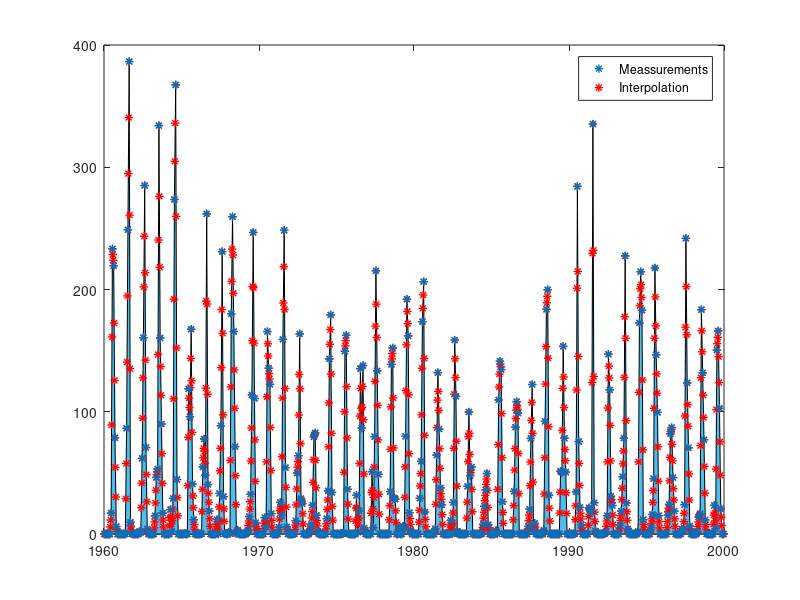

Source code (MATLAB): (Note: this script raises an error after producing the figure.)
%% Clean up and add path
clear; clc;
close all;
addpath('../functions', '../data')
load proj23.mat
%% Initial Plot
city = ElGeneina;
figure()
area(city.rain_org_t, city.rain_org, 'FaceColor','#4DBEEE')
hold on
pl1 = plot(city.rain_t, city.rain,'*', 'color', 'r','LineWidth',1);
hold on
pl2 = plot(city.rain_org_t, city.rain_org,'*', 'color', '#0072BD','LineWidth',1);
lgd = legend([pl2 pl1], {'Meassurements', 'Interpolation'});
fontsize(lgd,12,'points')
xlabel('Time')
ylabel('Rain')
title('Rain plot')
rain = city.rain_org;

%% Find idxs for splits and set initial states
len = length(city.nvdi);
idx_model_nvdi = 1:round(0.75*len);
idx_validation_nvdi = round(0.75*len) + 1 : round(0.9*len);
idx_test_nvdi = round(0.9*len + 1 : len);
tt = city.nvdi_t;

last_t = tt(length(idx_model_nvdi)); % Use only model data for reconstruction
last_rain_rec = find(last_t - city.rain_org_t < 0 & last_t - city.rain_org_t > -0.1);

% Only same time as modelling for these params
y = city.rain_org(1:last_rain_rec);
N = length(y);
rain_init = zeros(3,N);
rain_init(1,:) = y./3;  
rain_init(2,:) = y./3;
rain_init(3,:) = y./3;

%% Estimating parameters with Kalman Filter
windowsize = 20;
a1 = 0.5;%0.999999; % Intial AR param estimate
converged = false;
converged_2 = false;
convergence_counter = 0;
while converged_2 == false % Update Ar 20 time
    if(converged) % If on last iteration, use all available data to reconstruct
        converged_2 = true;
        y = city.rain_org(1:end);
        N = length(y);
        rain_init = zeros(3,N);
        rain_init(1,:) = y./3;  
        rain_init(2,:) = y./3;
        rain_init(3,:) = y./3;
    end
    A =[-a1.^3 0 0;a1.^2 0 0; -a1 0 0];
    Z = [1 -a1 a1^2; 0 1 -a1; 0 0 1];
    at = zeros(N,1);
    Rw    = 1e-2;                                      % Measurement noise covariance matrix, R_w. Note that Rw has the same dimension as Ry.
    Re    = eye(3)*1e2;%10e-1                        % System noise covariance matrix, R_e. Note that Re has the same dimension as Rx_t1.
    Re = Z*Re*transpose(Z);
    Rx_t1 = eye(3)*1e2; %correct?                             % Initial covariance matrix, V0 = R_{1|0}^{x,x}
    e_hat  = zeros(N,1);                             % Estimated one-step prediction error.
    xt    = rain_init;                         % Estimated states. Intial state, x_{1|0} = 0.
    yhat  = zeros(N,1);                             % Estimated output.
    xStd  = zeros(3,N);                         % Stores one std for the one-step prediction.
    for t=2 :N                                       
        % Update the predicted state and the time-varying state vector.
        x_t1 = A*xt(:,t-1);                         % x_{t|t-1} = A x_{t-1|t-1}
        C    = [1 1 1];     % Use earlier prediction errors as estimate of e_t.
        
        % Update the parameter estimates.
        Ry = C*Rx_t1*C' + Rw;                       % R_{t|t-1}^{y,y} = C R_{t|t-1}^{x,x} + Rw
        Kt = Rx_t1*C'/Ry;                           % K_t = R^{x,x}_{t|t-1} C^T inv( R_{t|t-1}^{y,y} )
        yhat(t) = C*x_t1;                           % One-step prediction, \hat{y}_{t|t-1}.
        e_hat(t) = y(t)-yhat(t);                     % One-step prediction error, \hat{e}_t = y_t - \hat{y}_{t|t-1}
        xt(:,t) = x_t1 + Kt*( e_hat(t) );            % x_{t|t}= x_{t|t-1} + K_t ( y_t - Cx_{t|t-1} ) 
        
        if (any(xt(:,t) < 0))
            target_sum = sum(xt(:,t)); % The sum that needs to be maintained
            new_data = max(xt(:,t), 0);

            % Scale the new data to ensure the sum matches the target sum
            scale_factor = target_sum / sum(new_data);
            xt(:,t) = new_data * scale_factor;
        end

        % Update the covariance matrix estimates.
        Rx_t  = Rx_t1 - Kt*Ry*Kt';                  % R^{x,x}_{t|t} = R^{x,x}_{t|t-1} - K_t R_{t|t-1}^{y,y} K_t^T
        Rx_t1 = A*Rx_t*A' + Re;                     % R^{x,x}_{t+1|t} = A R^{x,x}_{t|t} A^T + Re
    
        % Estimate a one std confidence interval of the estimated parameters.
        % This is only for the plots.
        xStd(:,t) = sqrt( diag(Rx_t) );            % This is one std for each of the parameters for the one-step prediction.    
    end
    
    if converged_2 == false
        xtemp = flip(xt,1);
        data = iddata(xtemp(:)); % All x data, should be AR
        model_init = idpoly([1 a1], [], []) ;
        model_armax_1 = pem(data , model_init);
        present(model_armax_1)
        if a1 == model_armax_1.A(2)
            converged = true; % We have converged
            final_a1 = a1
        else
            a1 = model_armax_1.A(2) % New Ar parameter, update and loop
            convergence_counter = convergence_counter +1;
        end
    end
end

%% Reconstruct 
rain_rec = flip(xt,1); % DISCUSS THIS
rain_reconstructed = rain_rec(:);
rain_reconstructed = [rain_reconstructed(2:end); 0];
% With Provided time vector
tt = city.rain_t;

std_rec = flip(xStd,1); % DISCUSS THIS
std_reconstructed = std_rec(:);
std_reconstructed = [std_reconstructed(2:end); std_reconstructed(end)];

%% Viz for Project
figure()
area(ElGeneina.rain_org_t, ElGeneina.rain_org, 'FaceColor','#9eed34')
hold on
area(tt, rain_reconstructed, 'FaceColor','#4DBEEE')
hold on
plot(tt, rain_reconstructed,'*', 'color', '#0072BD','LineWidth',1)
hold on
plot(ElGeneina.rain_org_t, ElGeneina.rain_org,'*', 'color', '#395c0a','LineWidth',1)
lgd = legend('Original Rain', 'Reconstructed Rain');
fontsize(lgd,11,'points')
xlabel('Time')
ylabel('Rain')
%xlim([tt(14),tt(31)])
%ylim([0, 250])
title('Reconstructed Rain')
%plotWithConf( 1:3*N, rain_reconstructed, std_reconstructed);
%% Compare sums
sums = zeros(480, 1);
sums(1) = 0;
counter = 2;
for i=3:3:length(rain_reconstructed)-2
    sums(counter) = rain_reconstructed(i) + rain_reconstructed(i+1) + rain_reconstructed(i+2);
    counter = counter +1;
end
diff = sums - city.rain_org;
sum(abs(diff)) % Should be close to 0.
%% Plot
nvdi = 2.*(city.nvdi./255) -1; %log?

nvdi_t = city.nvdi_t;
figure();
plot(nvdi_t, nvdi)
xlabel('Time')
ylabel('NVDI')
title('NVDI Data and Split')

plotACFnPACF(nvdi, 100, 'data');

%%
model_t = nvdi_t(idx_model_nvdi);
validation_t = nvdi_t(idx_validation_nvdi);
test_t = nvdi_t(idx_test_nvdi);

model_nvdi = nvdi(idx_model_nvdi);
%model_nvdi_log = log(model_nvdi - min(model_nvdi) +0.09);
validation_nvdi = nvdi(idx_validation_nvdi);
%validation_nvdi_log = log(validation_nvdi - min(model_nvdi) +0.09);
test_nvdi = nvdi(idx_test_nvdi);
%test_nvdi_log = log(test_nvdi - min(model_nvdi) +0.09);

figure();
plot(model_t, model_nvdi, 'LineWidth',1.2)
hold on
plot([model_t(end); validation_t], [model_nvdi(end); validation_nvdi], 'LineWidth',1.2)
hold on;
plot([validation_t(end); test_t], [validation_nvdi(end); test_nvdi], 'LineWidth',1.2)
lgd = legend('Model', 'Validation', 'Test');
fontsize(lgd,12,'points')
xlabel('Time')
ylabel('NVDI')
title('NVDI Data and Split')

figure; 
lambda_max = bcNormPlot(model_nvdi,1)
%% Remove deterministic trend WRONG ONLY ON MODEL DATA
mdl = fitlm(model_t, model_nvdi)
intercept = mdl.Coefficients(1,1).Estimate;
slope = mdl.Coefficients(2,1).Estimate;
nvdi_no_trend = model_nvdi- (model_t.*slope + intercept);
nvdi_no_trend_copy = nvdi_no_trend;
figure();
plot(model_t, nvdi_no_trend)
plotACFnPACF(nvdi_no_trend, 40, 'data');
figure; 
lambda_max = bcNormPlot(nvdi_no_trend,1);
figure();
plot(model_t, nvdi_no_trend)

 
%% Ar(1) with (1+a36 z^-36) and C = 36
nvdi_no_trend_copy(90:100) = nvdi_no_trend(90-36:100-36);
plotACFnPACF(nvdi_no_trend_copy, 100, 'No trend data without outlier');
figure; 
lambda_max = bcNormPlot(nvdi_no_trend_copy + 0.2,1)
title("Box-Cox normality plot")

data = iddata(nvdi_no_trend_copy);
Am = conv([1 0.1 0.1], [1 zeros(1, 35), 0.1]);
Cm = [1 zeros(1, 35),0.1];
model_init = idpoly(Am, [], Cm);
model_init.Structure.a.Free = Am;
model_init.Structure.c.Free = Cm;
model_armax_1 = pem(data , model_init);

e_hat = filter(model_armax_1.A , model_armax_1.C , nvdi_no_trend_copy) ;
e_hat = e_hat(length(model_armax_1.A ) : end ) ;

present(model_armax_1)
[acfEst, pacfEst] = plotACFnPACF(e_hat, 70, 'NVDI Model' );
checkIfNormal(acfEst(2:end), 'ACF' );
checkIfNormal(pacfEst(2:end), 'PACF' );
checkIfWhite(e_hat);

%% PREDICTION: DON'T FORGET TO TRANSFORM TO ORG DOMAIN
% Should take extracare of throwing here!
ks = [1 7];
naive_vals = {};
for i=1:2
    t_predict = cat(1,model_t, validation_t, test_t);
    y = cat(1, model_nvdi, validation_nvdi, test_nvdi);
    y_trend = y - (t_predict.*slope + intercept);
    A = model_armax_1.A;
    C = model_armax_1.C;

    k = ks(i);
    % Naive:
    if(i == 1) % 1 - Step: Use previous value
        y_naive = zeros(1, length(y) +1 );
        y_naive(2: end) = y;
        y_naive = y_naive(1:end - 1);
        ehat_naive = y-y_naive';

        y_naive_val = y_naive(idx_validation_nvdi);
        ehat_naive_val = ehat_naive(idx_validation_nvdi);

        y_naive_test = y_naive(idx_test_nvdi);
        ehat_naive_test = ehat_naive(idx_test_nvdi);

        naive_vals{1}{1} = [y_naive_val' ehat_naive_val];
        naive_vals{1}{2} = [y_naive_test' ehat_naive_test];
    else % 7 - step: Use last years value
        y_naive = zeros(1, length(y) + 36 );
        y_naive(37: end) = y;
        y_naive = y_naive(1:end - 36);
        ehat_naive = y-y_naive';

        y_naive_val = y_naive(idx_validation_nvdi);
        ehat_naive_val = ehat_naive(idx_validation_nvdi);

        y_naive_test = y_naive(idx_test_nvdi);
        ehat_naive_test = ehat_naive(idx_test_nvdi);

        naive_vals{7}{1} = [y_naive_val' ehat_naive_val];
        naive_vals{7}{2} = [y_naive_test' ehat_naive_test];
    end
    
    % Predict
    [Fk, Gk] = polydiv(C, A, k) ;
    yhatk = filter(Gk, C, y_trend) ;
    yhatk = yhatk + (t_predict.*slope + intercept); % Add trend
    ehat = y-yhatk;
    [acfEst, pacfEst] = plotACFnPACF(ehat, 70, append(int2str(k), '-step prediction'));
    checkIfNormal(acfEst(2:end), 'ACF' );
    checkIfNormal(pacfEst(2:end), 'PACF' );
    checkIfWhite(e_hat);

    yhatk_val = yhatk(idx_validation_nvdi);
    ehat_val = ehat(idx_validation_nvdi);
    
    yhatk_test = yhatk(idx_test_nvdi);
    ehat_test = ehat(idx_test_nvdi);

    t_predict_val = t_predict(idx_validation_nvdi);
    y_val = y(idx_validation_nvdi);

    t_predict_test = t_predict(idx_test_nvdi);
    y_test = y(idx_test_nvdi);
    
    % Validation plots
    figure()
    subplot(211)
    plot(t_predict_val,y_val)
    hold on
    plot(t_predict_val, yhatk_val)
    hold on
    plot(t_predict_val, y_naive_val)
    title('NVDI: Validation')
    legend('True data', append(int2str(k), '-step prediction'), 'Naive')

    subplot(212)
    plot(t_predict_val, ehat_val)
    var_ehat_val_norm = var(ehat_val)./var(y_val)
    hold on
    plot(t_predict_val, ehat_naive_val)
    var_ehat_naive__val_norm = var(ehat_naive_val)./var(y_val)
    legend('ehat = y-yhatk', 'naive')

    % Test plots
    figure()
    subplot(211)
    plot(t_predict_test,y_test)
    hold on
    plot(t_predict_test, yhatk_test)
    hold on
    plot(t_predict_test, y_naive_test)
    title('NVDI: Test')
    legend('True data', append(int2str(k), '-step prediction'), 'Naive')

    subplot(212)
    plot(t_predict_test, ehat_test)
    var_ehat_test_norm = var(ehat_test)./var(y_test)
    hold on
    plot(t_predict_test, ehat_naive_test)
    var_ehat_naive_test_norm = var(ehat_naive_test)./var(y_test)
    legend('ehat = y-yhatk', 'naive')
end
%% Examine the data.
% Extract rain for modelling
idx_rain_nvdimodel_dates = find(tt==model_t(1)): find(tt==model_t(1)) + length(nvdi_no_trend) - 1;
x = rain_reconstructed(idx_rain_nvdimodel_dates);
figure(); plot(x)
figure; 
lambda_max = bcNormPlot(x,1)
title("Box-Cox normality plot")
y = nvdi_no_trend; 
% Transform
x = log(x+1);
mean_x = mean(x);
x = (x - mean_x)./20;

% manual inspection
f =figure(); 
subplot(211);
plot(model_t,x); 
ylabel('Input signal')
title('Measured signals')
subplot(212); 
plot(model_t, y ); 
ylabel('Output signal')
xlabel('Time')
figure
[Cxy,lags] = xcorr( y, x, 100, 'coeff' );
stem( lags, Cxy )
hold on
condInt = 2*ones(1,length(lags))./sqrt( length(y) );
plot( lags, condInt,'r--' )
plot( lags, -condInt,'r--' )
hold off
xlabel('Lag')
ylabel('Amplitude')
title('Crosscorrelation between in- and output')
%% Modeling x
figure();

plot(x);
title('Input data');
plotACFnPACF(x, 100, 'Input Data' );

% Model as ARMA(1,2) component
data = iddata(x);

idx = [1 2 12 36 37 38];
arr = zeros(1, idx(end) +1);
arr(idx +1 ) = 1;
Am = arr.*0.3;
Am(1) =1;

idx = [3 36];
arr = zeros(1, idx(end) +1);
arr(idx +1 ) = 1;
Cm = arr.*0.01;
Cm(1) =1;
model_init = idpoly(Am, [], Cm) ;
model_init.Structure.a.Free = Am;
model_init.Structure.c.Free = Cm;

inputModel = pem(data , model_init);

w_t = filter(inputModel.A , inputModel.C , x) ;
w_t = w_t(length(inputModel.A ): end ) ;
var_ex = var(w_t);

eps_t = filter(inputModel.A , inputModel.C , y) ;
eps_t = eps_t(length(inputModel.A ): end ) ;

present(inputModel)
[acfEst, pacfEst] = plotACFnPACF(w_t, 100, 'Input Model' );
checkIfNormal(acfEst(2:end), 'ACF' );
checkIfNormal(pacfEst(2:end), 'PACF' );
checkIfWhite(w_t);

A = inputModel.A;
C = inputModel.C;
%%
n = length(x);
M = 100;
figure()
[Cxy,lags] = xcorr(eps_t, w_t, M, 'coeff' ); %(d,r,s) = (4,2,0)
stem(lags, Cxy)
title ('Crosscorrelation function'), xlabel('Lag')
hold on
plot(-M:M, 2/ sqrt(n) * ones(1, 2*M+1), '--')
plot(-M:M, -2/sqrt(n) * ones(1, 2*M+1) , '--' )
hold off

%%
d=3; r=0; s=0; 
A2 = [1 0.3.*ones(1, r)];
% B = [zeros(1,d) 0.1.*ones(1, s+1)];

idx = [3 5 7 17 31 34];
arr = zeros(1, idx(end) +1);
arr(idx +1 ) = 0.3;
B = arr;

Mi = idpoly([1], [B], [], [], [A2]) ;
Mi.Structure.B.Free = B;

z = iddata(y, x) ;
Mba2 = pem(z, Mi ) ;present(Mba2)
etilde = resid(Mba2, z);
etilde = etilde.y;
etilde = etilde(length(Mba2.B): end);

figure()
[Cxy,lags] = xcorr(etilde, x(length(Mba2.B): end), M, 'coeff' );
stem(lags, Cxy)
title ('Crosscorrelation function'), xlabel('Lag')
hold on
plot(-M:M, 2/ sqrt(n) * ones(1, 2*M+1), '--')
plot(-M:M, -2/sqrt(n) * ones(1, 2*M+1) , '--' )
hold off

%% Model etilde
figure();
plot(etilde);
title('etilde data');
plotACFnPACF(etilde, M, 'Input Data' );

model_init = idpoly([1 1], [], []) ;
model_input = pem(iddata(etilde), model_init);

e_hat = filter(model_input.A , model_input.C , etilde) ;
e_hat = e_hat(length(model_input.A ) : end ) ;

present(model_input)
[acfEst, pacfEst] = plotACFnPACF(e_hat, M, 'AR(1)' );
checkIfNormal(acfEst(2:end), 'ACF' );
checkIfNormal(pacfEst(2:end), 'PACF' );
checkIfWhite(e_hat);

A1 = model_input.A;
C2 = model_input.C;

%% Full BJ Model
Mi = idpoly(1, B, C2, A1, A2) ;
Mi.Structure.D.Free = A1;
Mi.Structure.B.Free = B;

z = iddata(y, x);
MboxJ = pem (z, Mi);
present (MboxJ );

ehat = resid(MboxJ, z).y;
ehat = ehat(length(MboxJ.B): end);

[acfEst, pacfEst] = plotACFnPACF(ehat, M, 'Box-Jenkins');
checkIfNormal(acfEst(2:end), 'ACF' );
checkIfNormal(pacfEst(2:end), 'PACF' );
checkIfWhite(ehat);

figure()
[Cxy,lags] = xcorr(ehat, x(length(MboxJ.B): end), M, 'coeff' );
stem(lags, Cxy)
title ('Cross-correlation function'), xlabel('Lag')
hold on
plot(-M:M, 2/ sqrt(n) * ones(1, 2*M+1), '--')
plot(-M:M, -2/sqrt(n) * ones(1, 2*M+1) , '--' )
hold off
%%
ut = filter( MboxJ.B, MboxJ.F, x);
ut = ut(length(MboxJ.B): end);
var(ut)
var(y(length(MboxJ.B): end))

%%
k = 1;
idx_rain_nvdi_val = find(tt==validation_t(1)): find(tt==validation_t(end)) ;
idx_rain_nvdi_test = find(tt==test_t(1)): find(tt==test_t(end)) ;

x_val = (log(rain_reconstructed(idx_rain_nvdi_val) + 1) - mean_x)./20;
x_test = (log(rain_reconstructed(idx_rain_nvdi_test) + 1) - mean_x)./20;

x_model_val = cat(1, x, x_val);
x_model_val_test = cat(1, x, x_val, x_test);

t_predict_model_val = cat(1,model_t, validation_t);
t_predict_model_val_test = cat(1,model_t, validation_t, test_t);

y_model_val = cat(1, model_nvdi, validation_nvdi);
y_model_val_test = cat(1, model_nvdi, validation_nvdi, test_nvdi);

y_val = y_model_val(idx_validation_nvdi);
y_test = y_model_val_test(idx_test_nvdi);

y_trend_model_val = y_model_val - (t_predict_model_val.*slope + intercept);
y_trend_model_val_test = y_model_val_test - (t_predict_model_val_test.*slope + intercept);

[Fx, Gx] = polydiv( inputModel.C, inputModel.A, k );
xhatk_model_val = filter(Gx, inputModel.C, x_model_val);
xhatk_model_val_test = filter(Gx, inputModel.C, x_model_val_test);

xhatk_val = xhatk_model_val_test(idx_validation_nvdi);
xhatk_test = xhatk_model_val_test(idx_test_nvdi);

ehat_val = x_val - xhatk_val;
ehat_test = x_test - xhatk_test;
ehat_model_val_inp = x_model_val - xhatk_model_val; % need to throw here

t_predict_val = t_predict_model_val_test(idx_validation_nvdi);
t_predict_test = t_predict_model_val_test(idx_test_nvdi);

%modelLim = 400
f = figure();
subplot(211)
plot(t_predict_val, xhatk_val)
title(append(int2str(k), "-step predcition of input on vlaidation data."))
hold on
plot(t_predict_val, x_val)
legend('xhatk', 'x')
subplot(212)
plot(t_predict_val, ehat_val);
legend('ehat')
%exportgraphics(f, "7-stepValInput.png")

f = figure();
subplot(211)
plot(t_predict_test, xhatk_test)
hold on
plot(t_predict_test, x_test)
title(append(int2str(k), "-step predcition of input on test data."))
legend('xhatk', 'x')
subplot(212)
plot(t_predict_test, ehat_test);
legend('ehat')
%exportgraphics(f, "7-stepTestInput.png")

std_xk = sqrt( sum( Fx.^2 )*var_ex ); %NEED TO CHECK THIS
fprintf( 'The theoretical std of the %i-step prediction error is %4.2f.\n', k, std_xk)

%% Form the residual. Is it behaving as expected? Recall, no shift here!
%ehat = ehat(30:end);
[acfEst, pacfEst] = plotACFnPACF(ehat_model_val_inp(20:end), 75, 'Input model prediction');
checkIfNormal(acfEst(2:end), 'ACF' );
checkIfNormal(pacfEst(2:end), 'PACF' );
checkIfWhite(ehat_model_val_inp(20:end));


%% Proceed to predict the data using the predicted input.
% Form the BJ prediction polynomials. In our notation, these are
%   A1 = foundModel.D
%   C1 = foundModel.C
%   A2 = foundModel.F
% 
% The KA, KB, and KC polynomials are formed as:
%   KA = conv( A1, A2 );
%   KB = conv( A1, B );
%   KC = conv( A2, C1 );
%
KA = conv( MboxJ.D, MboxJ.F );
KB = conv( MboxJ.D, MboxJ.B );
KC = conv( MboxJ.F, MboxJ.C );

% Form the ARMA prediction for y_t (note that this is not the same G
% polynomial as we computed above (that was for x_t, this is for y_t).
[Fy, Gy] = polydiv( MboxJ.C, MboxJ.D, k );

% Compute the \hat\hat{F} and \hat\hat{G} polynomials.
[Fhh, Ghh] = polydiv( conv(Fy, KB), KC, k );

% Form the predicted output signal using the predicted input signal.
yhatk_model_val  = filter(Fhh, 1, xhatk_model_val) + filter(Ghh, KC, x_model_val) + filter(Gy, KC, y_trend_model_val);
yhatk_model_val_test  = filter(Fhh, 1, xhatk_model_val_test) + filter(Ghh, KC, x_model_val_test) + filter(Gy, KC, y_trend_model_val_test);

yhatk_val = yhatk_model_val_test(idx_validation_nvdi) + (slope.*t_predict_val + intercept);
yhatk_test = yhatk_model_val_test(idx_test_nvdi) + (slope.*t_predict_test + intercept);

ehat_val = y_val - yhatk_val;
ehat_test = y_test - yhatk_test;
ehat_model_val = y_model_val - (yhatk_model_val + (slope.*t_predict_model_val + intercept));% Need to throw SHould not use test here, but forget now

var_ehat_val = var(ehat_val);
var_ehat_test = var(ehat_test);
var_ehat_val_norm = var_ehat_val/var(y_val)
var_ehat_test_norm = var_ehat_test/var(y_test)

[acfEst, pacfEst] = plotACFnPACF(ehat_model_val(100:end), 75, append(int2str(k), '-step prediction'));
checkIfNormal(acfEst(2:end), 'ACF' );
checkIfNormal(pacfEst(2:end), 'PACF' );
checkIfWhite(ehat_model_val(50:end) - + (slope.*t_predict_model_val(50:end) + intercept));


% A very common error is to forget to add the predicted inputs. Lets try
% that to see what happens.
% yhatk  = filter(Ghh, KC, x) + filter(Gy, KC, y);
naive = naive_vals{k}; % NEED TO IMPLEMENT NAIVE FOR TEST
f = figure();
subplot(211)
plot(t_predict_val, y_val)
hold on
plot(t_predict_val, yhatk_val)
hold on
plot(t_predict_val, naive{1}(:,1))
legend('y', 'yhatk', 'naive')
title(append(int2str(k), "-step predcition of NVDI on validation data."))
subplot(212)
plot(t_predict_val, ehat_val);
hold on
plot(t_predict_val, naive{1}(:,2))
legend('ehat', 'ehat naive')
%title('NVDI: Validation')
%exportgraphics(f, "7stepValNVDIBJ.png")

f = figure()
subplot(211)
plot(t_predict_test, y_test)
title(append(int2str(k), "-step predcition of NVDI on test data."))
hold on
plot(t_predict_test, yhatk_test)
hold on
plot(t_predict_test, naive{2}(:,1))
legend('y', 'yhatk', 'naive')
subplot(212)
plot(t_predict_test, ehat_test);
hold on
plot(t_predict_test, naive{2}(:,2))
legend('ehat', 'ehat naive')
%exportgraphics(f, "7stepTestNVDIBJ.png")
%title('NVDI: Test')
%line( [modelLim modelLim], [-1e6 1e6 ], 'Color','red','LineStyle',':' )

%% Estimate the unknown parameters using a Kalman filter and form the predictions.
N = length(t_predict_model_val_test);
y = y_trend_model_val_test;
x = x_model_val_test;

nnz_KB  = find(KB ~= 0);
noPar   = length(nnz_KB) + 1 ;                            % The vector of unknowns is [ -KA(2) -KA(3) KB(1) KB(2) KB(3) KC(3) ]
xt      = zeros(noPar, N);               % Estimated states. Set the initial state to the estimated parameters.
xt(:,max(nnz_KB)-1) = [-KA(2) KB(nnz_KB)];

%%
% For the output
A     = eye(noPar);
Rw    = 5e-4;%std(ehat_model_val);              % Measurement noise covariance matrix, R_w. Try using the noise estimate from the polynomial prediction.
Re    = 1e-7*eye(noPar);                        % System noise covariance matrix, R_e.
Re(1,1) = 5e-5; Re(2,2) = 5e-5; Re(4,4) = 5e-5; Re(10,10) = 5e-5; Re(13,13) = 5e-5;
Rx_t1 = 1e-6*eye(noPar);                        % Initial covariance matrix, R_{1|0}^{x,x}
Rx_k  = Rx_t1;
h_et  = zeros(N,1);                             % Estimated one-step prediction error.
yhat = zeros(N,1);                             % Estimated output.
xStd  = zeros(noPar,N);                         % Stores one std for the one-step prediction.
yhatk_1 = zeros(N,1);  
yhatk_7 = zeros(N,1);  

% We need to predict inputs also
noPar_inp = length(inputModel.A) - 1;
A_inp     = zeros(noPar_inp);
A_inp(1, :) = - inputModel.A(2:end);
A_inp(2: noPar_inp+1:end) = 1;

xt_inp      = zeros(noPar_inp, N);
Rw_inp    = 1e-3;%std(ehat_model_val_inp);                                % Measurement noise covariance matrix, R_w. Try using the noise estimate from the polynomial prediction.
Re_inp    = 1e0*eye(noPar_inp);                        % System noise covariance matrix, R_e.
Rx_t1_inp = 1e0*eye(noPar_inp);                        % Initial covariance matrix, R_{1|0}^{x,x}
Rx_k_inp  = Rx_t1_inp;
h_et_inp  = zeros(N,1);                             % Estimated one-step prediction error.
xhat_inp = zeros(N,1);                             % Estimated output.
xhatK_inp_4 = zeros(N,1); % testing
xStd_inp  = zeros(noPar_inp,N);                         % Stores one std for the one-step prediction.

startInd = max(nnz_KB);                                   % We use t-2, so start at t=3.

for t=startInd:N
    % Input
    % Update the predicted state and the time-varying state vector.
    x_t1_inp = A_inp*xt_inp(:,t-1);                         % x_{t|t-1} = A x_{t-1|t-1}
    
    C_inp = [inputModel.C zeros(1, noPar_inp - length(inputModel.C))];
    xhat_inp(t) = C_inp*x_t1_inp;

    % Update the parameter estimates.
    Ry_inp = C_inp*Rx_t1_inp*C_inp' + Rw_inp;                       % R_{t|t-1}^{y,y} = C R_{t|t-1}^{x,x} + Rw
    Kt_inp = Rx_t1_inp*C_inp'/Ry_inp;                           % K_t = R^{x,x}_{t|t-1} C^T inv( R_{t|t-1}^{y,y} )
    h_et_inp(t) = x(t)-xhat_inp(t);                    % One-step prediction error, \hat{e}_t = y_t - \hat{y}_{t|t-1}
    xt_inp(:,t) = x_t1_inp + Kt_inp*( h_et_inp(t) );            % x_{t|t}= x_{t|t-1} + K_t ( y_t - Cx_{t|t-1} ) 

    % Update the covariance matrix estimates.
    Rx_t_inp  = Rx_t1_inp - Kt_inp*Ry_inp*Kt_inp';                  % R^{x,x}_{t|t} = R^{x,x}_{t|t-1} - K_t R_{t|t-1}^{y,y} K_t^T
    Rx_t1_inp = A_inp*Rx_t_inp*A_inp' + Re_inp;                     % R^{x,x}_{t+1|t} = A R^{x,x}_{t|t} A^T + Re

    % Estimate a one std confidence interval of the estimated parameters.
    xStd_inp(:,t) = sqrt( diag(Rx_t_inp) );             % This is one std for each of the parameters for the one-step prediction.
    Ck = C_inp;  % Not time varying
    xk = Ck*A_inp*xt_inp(:,t);            % \hat{x}_{t+1|t} = C_{t+1|t} A x_{t|t}
    % 2 - 4 step predictions
    k= 4;
    Rx_k_inp = Rx_t1_inp;
    ksteps_inp = [xk]; %[\hat{x}_{t+1|t} \hat{x}_{t+2|t} \hat{x}_{t+3|t} \hat{x}_{t+4|t}]

    for k0=2:k
        xk = Ck*A_inp^k*xt_inp(:,t);                    % \hat{x}_{t+k|t} = C_{t+k|t} A^k x_{t|t}
        Rx_k_inp = A_inp*Rx_k_inp*A_inp' + Re_inp;                  % R_{t+k+1|t}^{x,x} = A R_{t+k|t}^{x,x} A^T + Re  
        ksteps_inp(end + 1) = xk;
    end

    xhatK_inp_4(t + k) = xk;

    % Output
    % Update the predicted state and the time-varying state vector.
    x_t1 = A*xt(:,t-1);                         % x_{t|t-1} = A x_{t-1|t-1}

    C = [ y(t-1) x(t - nnz_KB + 1)'];
    yhat(t) = C*x_t1;

    % Update the parameter estimates.
    Ry = C*Rx_t1*C' + Rw;                       % R_{t|t-1}^{y,y} = C R_{t|t-1}^{x,x} + Rw
    Kt = Rx_t1*C'/Ry;                           % K_t = R^{x,x}_{t|t-1} C^T inv( R_{t|t-1}^{y,y} )
    h_et(t) = y(t)-yhat(t);                    % One-step prediction error, \hat{e}_t = y_t - \hat{y}_{t|t-1}
    xt(:,t) = x_t1 + Kt*( h_et(t) );            % x_{t|t}= x_{t|t-1} + K_t ( y_t - Cx_{t|t-1} ) 

    % Update the covariance matrix estimates.
    Rx_t  = Rx_t1 - Kt*Ry*Kt';                  % R^{x,x}_{t|t} = R^{x,x}_{t|t-1} - K_t R_{t|t-1}^{y,y} K_t^T
    Rx_t1 = A*Rx_t*A' + Re;                     % R^{x,x}_{t+1|t} = A R^{x,x}_{t|t} A^T + Re

    % Estimate a one std confidence interval of the estimated parameters.
    xStd(:,t) = sqrt( diag(Rx_t) );             % This is one std for each of the parameters for the one-step prediction.
    
    Ck = [y(t-1 + 1) x(t - nnz_KB + 1 + 1)'];   % C_{t+1|t}
    yk = Ck*A*xt(:,t);                            % \hat{y}_{t+1|t} = C_{t+1|t} A x_{t|t}
    k = 1;
    yhatk_1(t + k) = yk;
    
    k= 7;
    Rx_k = Rx_t1;
    for k0=2:k
        if (k0 > 3) % when k >= 4 we have future inputs 
            Ck = [yk ksteps_inp(1:k0 - 3) x(t - nnz_KB(k0 - 3 +1:end) + k0)']; % C_{t+k|t}
        else
            Ck = [yk x(t - nnz_KB + k0 + 1)']; % C_{t+k|t}
        end
        yk = Ck*A^k*xt(:,t);                    % \hat{y}_{t+k|t} = C_{t+k|t} A^k x_{t|t}
        Rx_k = A*Rx_k*A' + Re;                  % R_{t+k+1|t}^{x,x} = A R_{t+k|t}^{x,x} A^T + Re  
    end

    yhatk_7(t + k) = yk;  
end

yhatk_1 = yhatk_1(1:end-1);
yhatk_1 = yhatk_1 + (slope.*t_predict_model_val_test + intercept);
yhatk_7 = yhatk_7(1:end - 7);
yhatk_7 = yhatk_7 + (slope.*t_predict_model_val_test + intercept);


%% Examine the estimated parameters.

trueParams = [ -KA(2) KB(nnz_KB)];

figure
plotWithConf( 1:N, xt', xStd', trueParams );
axis([startInd-1 N -1 1])
title(sprintf('Estimated parameters, with Re = %7.6f and Rw = %4.3f', Re(1,1), Rw(1,1)))
xlabel('Time')
fprintf('The final values of the Kalman estimated parameters are:\n')
max_5 = zeros(7,2);
for k0=1:length(trueParams)
    %fprintf('  True value: %5.2f, estimated value: %5.2f (+/- %5.4f).\n', trueParams(k0), xt(k0,end), xStd(k0,end) )
    abs(trueParams(k0)- xt(k0,end))
    if abs(trueParams(k0)- xt(k0,end)) > min(max_5(:,2))
        index = find(min(max_5(:,2)) == max_5(:,2));
        max_5(index(1), 1) = k0;
        max_5(index(1), 2) = abs(trueParams(k0)- xt(k0,470));
    end
    
end 
max_5
%xhatK_inp_4 = xhatK_inp_4(1:end-(k-1));
%% 1- step
ehat_1 = y_model_val_test - yhatk_1;
ehat_7 = y_model_val_test - yhatk_7;
counter = 1;
for k = [1 7]
    if k ==1
        yhatk = yhatk_1;
        ehat = ehat_1;
    else
        yhatk = yhatk_7;
        ehat = ehat_7;
    end

    naive = naive_vals{k};
    % Val
    f  = figure;
    subplot(211)
    plot(validation_t,y_model_val_test(idx_validation_nvdi))
    hold on;
    plot(validation_t, yhatk(idx_validation_nvdi))
    hold on;
    plot(validation_t, naive{1}(:,1))
    xlabel('Time')
    legend('True', 'Kalman estimate', 'naive')
    title(append(int2str(k),'-step prediction of the validation data'))
    
    subplot(212)
    plot(validation_t, ehat(idx_validation_nvdi))
    hold on;
    plot(validation_t, naive{1}(:,2))
    legend('ehat', 'ehat naive')
    xlabel('Time')
    exportgraphics(f, append(int2str(counter),".png"));
    counter = counter+1;
    
    % Test
    figure
    subplot(211)
    plot(test_t,y_model_val_test(idx_test_nvdi))
    hold on;
    plot(test_t, yhatk(idx_test_nvdi))
    hold on;
    plot(test_t, naive{2}(:,1))
    xlabel('Time')
    legend('True', 'Kalman estimate', 'naive')
    title(append(int2str(k),'-step prediction of the test data'))
    
    subplot(212)
    plot(test_t, ehat(idx_test_nvdi))
    hold on;
    plot(test_t, naive{2}(:,2))
    
    legend('ehat', 'ehat naive')
    xlabel('Time')
    exportgraphics(f, append(int2str(counter),".png"));
    counter = counter+1;
end

%%
% Form the prediction residuals for the validation/test data.
var_ehat_validation_Kalman_norm = var(ehat_1(idx_validation_nvdi))/var(y_model_val_test(idx_validation_nvdi))
var_ehat_test_Kalman_norm = var(ehat_1(idx_test_nvdi))/var(y_model_val_test(idx_test_nvdi))

var_ehat_validation_Kalman_norm = var(ehat_7(idx_validation_nvdi))/var(y_model_val_test(idx_validation_nvdi))
var_ehat_test_Kalman_norm = var(ehat_7(idx_test_nvdi))/var(y_model_val_test(idx_test_nvdi))

%plotACFnPACF( eP, 40, 'One-step prediction using the polynomial estimate');
plotACFnPACF( ehat_1(150: end), 40, '1-step prediction using the Kalman filter', "Kalman1-step.png"); 
plotACFnPACF( ehat_7(150: end), 40, '7-step prediction using the Kalman filter', "Kalman7-step.png");
